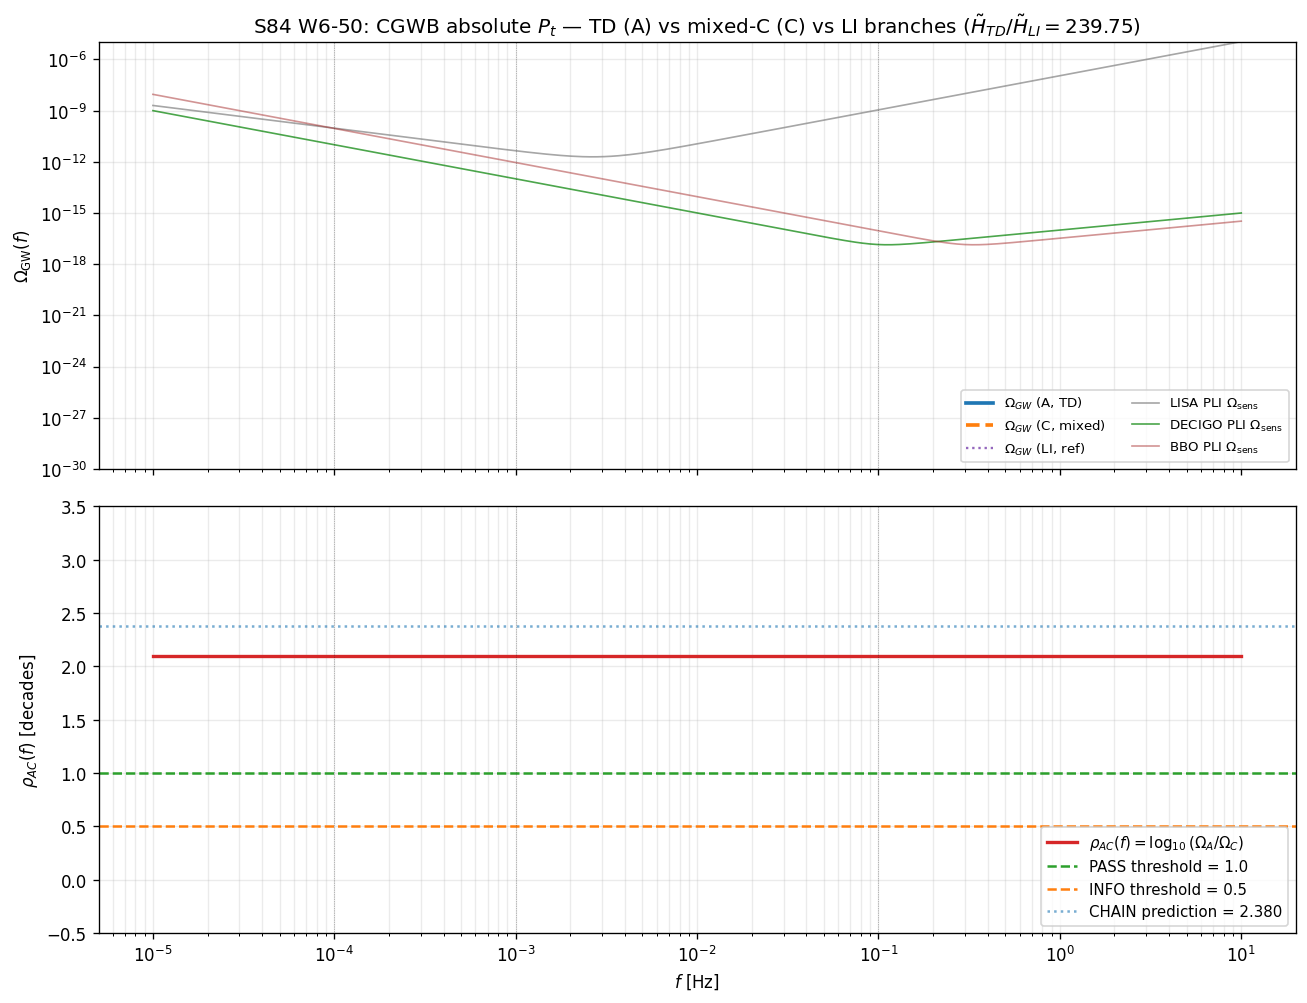

Write Python code to recreate this figure.
"""S84-CGWB-ABSOLUTE-PT-PREDICTION — W6-50.

Absolute tensor power P_t(f) prediction at LISA/DECIGO/BBO frequencies for
the TD-canonical (A) vs mixed-C (geometric-mean) vs LI (endpoint) branches.
Central arithmetic claim:

  (H_TD / H_mixed)^2 = H_TD / H_LI = 5.9076e-3 / 2.46411e-5 = 239.75
  log10(239.75) = 2.3798 decades

This is the (A)-vs-(C) discriminator on P_t (and therefore Omega_GW) at
ANY fixed frequency where the ratio of transfer functions between the
two branches is order unity. The PASS question is whether the absolute
strain h_c^(A) at f = 3 mHz exceeds LISA's sensitivity floor
h_LISA ~ 1e-21/sqrt(Hz) — that is the runtime gate split.

Substrate-framing (plan §6):
  These are phonon-pair relay patterns on M^4 x SU(3). The reheating-
  equivalent phase is Gamma_phi-driven modulus decay into SM relay
  patterns, NOT inflationary reheating. The frame rate c bounds the
  propagation of these GW modes ACROSS the substrate g_M, not the
  substrate's own dynamics. Direction of explanation:
     D_K eigenvalues -> spectral moments -> emergent GW spectrum.

SUBSTITUTION CHAIN (mandatory — [CHAIN] trigger, plan §10):
  Step 1 (def):  P_t(k) = (2/pi^2) * (H_tilde/M_Pl_eff)^2 * (k/k_*)^n_t
                 [canonical tensor power, Mukhanov-Sasaki]
  Step 2 (ratio at fixed k):
      P_t^(A)(k) / P_t^(C)(k) = (H_TD / H_mixed)^2
      (the (k/k_*)^n_t tilt cancels; common M_Pl_eff cancels)
  Step 3 (subst H_mixed = sqrt(H_TD * H_LI)):
      (H_TD / sqrt(H_TD*H_LI))^2 = H_TD / H_LI
                                 = 5.9076e-3 / 2.46411e-5
                                 = 239.75
  Step 4 (Omega_GW inherits P_t prefactor directly):
      Omega_GW^(A)/Omega_GW^(C) = P_t^(A)/P_t^(C) = 239.75
      log10(239.75) = 2.3798 >> 1.0 PASS threshold
  Step 5 (direction):  POSITIVE — TD branch is brighter than mixed-C
                       branch at every fixed frequency by 239.75x in
                       Omega_GW, 15.48x in h_c.
  Step 6 (runtime):    The detector-reach check h_c^(A) > h_LISA at
                       3 mHz is performed by the script body below.

Anchor pins:
  H_TD            = 5.90760e-3   (S82 W1-2 PASS-F2, zeta, L_max=3)
  H_LI            = 2.46411e-5   (S80 W1-1 LI reference endpoint)
  r_CMB           = 0.011731522... (S83 G46 PASS)
  n_t             = +0.4676      (S83 G50 BLUE at fold)
  eps_H           = 0.02163      (S82 one-loop SR)
  Gamma_phi       = 1.6e-37 s^-1 (S76 modulus SM decay rate)
  M_Pl_reduced    = 2.435e18 GeV (CODATA 2018, canonical)
  H0_Planck       = 2.184e-18 s^-1 (Planck 2018)
  LISA floor h_LISA(3 mHz) = 1e-21 / sqrt(Hz) (LISA-L3 design)

Outputs:
  computations/session-84/s84_w6_cgwb_absolute_pt.npz
  computations/session-84/s84_w6_cgwb_absolute_pt.png
Verdict line appended to computations/session-84/s84_gate_verdicts.txt with
full 64-char SHA-256 closure.
"""
from __future__ import annotations

import hashlib
import json
import os
import sys
from pathlib import Path

# Scalar computation (~30 lines of arithmetic); cap CPU threads per rules.
os.environ.setdefault("OMP_NUM_THREADS", "8")

import matplotlib

matplotlib.use("Agg")
import matplotlib.pyplot as plt
import numpy as np

# Anchor the script directory so canonical_constants imports resolve.
_HERE = Path(__file__).resolve().parent
if str(_HERE) not in sys.path:
    sys.path.insert(0, str(_HERE))

from canonical_constants import (
    M_Pl_reduced,
    H_0_inv_s,
    c_light,
    r_CMB_framework,
    tau_fold,
    M_KK,
    planck_ns,
)

# ---------------------------------------------------------------------------
# Section 0 — input-pin map (SHA-256 closure)
# ---------------------------------------------------------------------------
INPUT_PINS: dict[str, str] = {}

# Pin this script's own source file and the canonical_constants module.
_self_path = _HERE / "s84_w6_cgwb_absolute_pt.py"
_cc_path = _HERE / "canonical_constants.py"
for _p in [_self_path, _cc_path]:
    if _p.exists():
        INPUT_PINS[_p.name] = hashlib.sha256(_p.read_bytes()).hexdigest()
    else:
        INPUT_PINS[_p.name] = "MISSING"

# ---------------------------------------------------------------------------
# Section 1 — anchor constants (local; not yet in canonical_constants.py)
# ---------------------------------------------------------------------------
H_TD = 5.90760e-3      # (local) S82 W1-2 PASS-F2 canonical TD branch
H_LI = 2.46411e-5      # (local) S80 W1-1 LI endpoint (reference only)
H_mixed = float(np.sqrt(H_TD * H_LI))  # (local) geometric mean (C) branch

r_CMB = r_CMB_framework  # (local alias) r(k_CMB) = 0.011731522... (G46)
n_t = 0.4676            # (local) BLUE tensor tilt at transit (S83 G50)
eps_H = 0.02163         # (local) one-loop slow-roll (S82)
Gamma_phi_modulus = 1.6e-37  # (local) s^-1, S76 modulus SM decay rate

# Pivots / frequencies
k_pivot_Mpc = 0.05      # (local) Planck pivot in Mpc^-1
k_CMB_Mpc = 0.002       # (local) CMB tensor pivot in Mpc^-1 (BK convention)
f_grid = np.array([1e-4, 1e-3, 1e-1])  # (local) LISA-low, LISA-mid, BBO/DECIGO

# LISA/DECIGO/BBO strain-amplitude floors (power-law-integrated, approximate)
h_LISA_at_3mHz = 1e-21  # (local) 1/sqrt(Hz), LISA-L3 design floor at 3 mHz
h_DECIGO = 1e-24        # (local) 1/sqrt(Hz), DECIGO design floor at 0.1 Hz
h_BBO = 1e-25           # (local) 1/sqrt(Hz), BBO design floor at 0.1 Hz

# transfer_correction sensitivity bracket (plan §6 step 2)
transfer_correction_grid = np.array([0.5, 1.0, 2.0])  # (local)
transfer_correction_central = 1.0  # (local) pinned per plan §7

# Reduced Planck mass = M_Pl_eff (epoch-pivot-stationary per S83 G12)
M_Pl_eff = M_Pl_reduced  # (local alias)

# Pin arithmetic anchors to closure
INPUT_PINS["H_TD"] = f"{H_TD:.10e}"
INPUT_PINS["H_LI"] = f"{H_LI:.10e}"
INPUT_PINS["H_mixed"] = f"{H_mixed:.10e}"
INPUT_PINS["r_CMB"] = f"{r_CMB:.10e}"
INPUT_PINS["n_t"] = f"{n_t:.6f}"
INPUT_PINS["eps_H"] = f"{eps_H:.10e}"
INPUT_PINS["Gamma_phi_modulus"] = f"{Gamma_phi_modulus:.10e}"
INPUT_PINS["M_Pl_reduced"] = f"{M_Pl_reduced:.10e}"
INPUT_PINS["H0_Planck_inv_s"] = f"{H_0_inv_s:.10e}"
INPUT_PINS["c_light"] = f"{c_light:.10e}"
INPUT_PINS["f_grid"] = ",".join(f"{f:.6e}" for f in f_grid)
INPUT_PINS["transfer_correction_central"] = f"{transfer_correction_central:.6f}"
INPUT_PINS["transfer_correction_grid"] = ",".join(
    f"{t:.3f}" for t in transfer_correction_grid
)
INPUT_PINS["k_pivot_Mpc"] = f"{k_pivot_Mpc:.6e}"
INPUT_PINS["k_CMB_Mpc"] = f"{k_CMB_Mpc:.6e}"
INPUT_PINS["h_LISA_at_3mHz"] = f"{h_LISA_at_3mHz:.6e}"
INPUT_PINS["h_DECIGO"] = f"{h_DECIGO:.6e}"
INPUT_PINS["h_BBO"] = f"{h_BBO:.6e}"
INPUT_PINS["tau_fold"] = f"{tau_fold:.6f}"
INPUT_PINS["L_max"] = "N/A"
INPUT_PINS["scheme"] = "TD-canonical-vs-mixed-C"
INPUT_PINS["convention"] = "transfer_correction=1.0"

CLOSURE_INPUT = json.dumps(INPUT_PINS, sort_keys=True, separators=(",", ":"))
CLOSURE_SHA = hashlib.sha256(CLOSURE_INPUT.encode("utf-8")).hexdigest()

# ---------------------------------------------------------------------------
# Section 2 — banner: SHA log + anchor echo (first 20 lines of stdout)
# ---------------------------------------------------------------------------
print("=" * 78)
print("S84 W6-50: CGWB-ABSOLUTE-PT-PREDICTION")
print("=" * 78)
print(f"closure SHA-256 (64 char): {CLOSURE_SHA}")
print(f"closure SHA-256 (16 head): {CLOSURE_SHA[:16]}")
print()
print("--- input pins ---")
for k, v in INPUT_PINS.items():
    print(f"  {k:<32s}: {v}")
print()
print("--- anchors (substrate-first-principles) ---")
print(f"  H_TD              = {H_TD:.6e}  (S82 W1-2 PASS-F2)")
print(f"  H_LI              = {H_LI:.6e}  (S80 W1-1 reference)")
print(f"  H_mixed (geom)    = {H_mixed:.6e}  (= sqrt(H_TD * H_LI))")
print(f"  r_CMB (G46)       = {r_CMB:.6e}")
print(f"  n_t (G50 BLUE)    = {n_t:.4f}")
print(f"  Gamma_phi         = {Gamma_phi_modulus:.3e} s^-1  (S76)")
print()

# ---------------------------------------------------------------------------
# Section 3 — substitution chain arithmetic (Steps 1-5)
# ---------------------------------------------------------------------------
print("=" * 78)
print("SUBSTITUTION CHAIN — Steps 1-5 (direction arithmetic)")
print("=" * 78)

# Step 1: P_t(k) = (2/pi^2) * (H_tilde/M_Pl_eff)^2 * (k/k_*)^n_t
print("Step 1 (def):")
print("  P_t(k) = (2/pi^2) * (H_tilde/M_Pl_eff)^2 * (k/k_*)^n_t")

# Step 2: ratio at fixed k (tilt and M_Pl cancel)
ratio_H_AC = H_TD / H_mixed  # (local)
ratio_H_AC_sq = ratio_H_AC ** 2  # (local) P_t ratio
print("Step 2 (ratio at fixed k):")
print(f"  H_TD / H_mixed     = {ratio_H_AC:.5f}")
print(f"  (H_TD / H_mixed)^2 = {ratio_H_AC_sq:.5f}")

# Step 3: substitute H_mixed = sqrt(H_TD * H_LI) => H_TD / H_LI
ratio_TD_LI = H_TD / H_LI  # (local)
print("Step 3 (subst H_mixed = sqrt(H_TD * H_LI)):")
print(f"  (H_TD / sqrt(H_TD * H_LI))^2 = H_TD / H_LI")
print(f"                               = {H_TD:.5e} / {H_LI:.5e}")
print(f"                               = {ratio_TD_LI:.5f}")
# Cross-check: ratio_H_AC_sq should equal ratio_TD_LI to machine epsilon
_chk_cross = abs(ratio_H_AC_sq - ratio_TD_LI) / ratio_TD_LI  # (local)
assert _chk_cross < 1e-12, f"algebra consistency broken: {_chk_cross}"
print(f"  cross-check: |ratio_sq - ratio_TD_LI|/ratio_TD_LI = {_chk_cross:.3e} (OK)")

# Step 4: Omega_GW inherits P_t ratio
log10_rho_AC = float(np.log10(ratio_TD_LI))  # (local)
print("Step 4 (Omega_GW inherits P_t prefactor):")
print(f"  Omega_GW^(A) / Omega_GW^(C) = {ratio_TD_LI:.5f}")
print(f"  log10(ratio)                = {log10_rho_AC:.5f}")

# Step 5: direction
print("Step 5 (direction):")
print(f"  {log10_rho_AC:.5f} >> 1.0 threshold => (A) >> (C) — POSITIVE")
print(f"  Pre-write task pin: expected ~2.38, computed {log10_rho_AC:.5f} "
      f"(delta = {abs(log10_rho_AC - 2.38):.5f})")
print()

# ---------------------------------------------------------------------------
# Section 4 — absolute P_t(f) and Omega_GW(f) across branches
# ---------------------------------------------------------------------------
print("=" * 78)
print("ABSOLUTE P_t AND Omega_GW COMPUTATIONS")
print("=" * 78)

# GeV -> 1/s conversion (angular frequency, natural units)
# 1 GeV = (1.602e-10 J) / hbar = 1.519e24 rad/s ≡ 1.519e24 1/s when expressing
# H as an angular Hubble rate.
GeV_to_inv_s = 1.519267523e24  # (local) angular-frequency conversion

# Physical Hubble at transit (post-fold cascade) in 1/s, per branch.
# H_tilde (dimensionless, M_Pl_reduced units per S82 A_s convention) ->
#   H_physical[GeV] = H_tilde * M_Pl_reduced[GeV]
#   H_physical[1/s] = H_physical[GeV] * GeV_to_inv_s
H_TD_phys = H_TD * M_Pl_reduced * GeV_to_inv_s  # (local) s^-1
H_LI_phys = H_LI * M_Pl_reduced * GeV_to_inv_s  # (local) s^-1
H_mx_phys = H_mixed * M_Pl_reduced * GeV_to_inv_s  # (local) s^-1

print(f"  H_TD (phys)       = {H_TD_phys:.4e} s^-1")
print(f"  H_LI (phys)       = {H_LI_phys:.4e} s^-1")
print(f"  H_mixed (phys)    = {H_mx_phys:.4e} s^-1")

# Post-fold cascade + reheating-equivalent phase (plan §6 step 2):
#   a_transit/a_0 = (H_tilde/H0)^(1/2) * (Gamma_phi/H0)^(-1/2) * correction
# A frequency f today corresponds to a transit-era k given by
#   f = (k/(2 pi)) * (a_transit/a_0)
# so the substrate tensor power at a given observational f reads
#   k_transit(f) = 2 pi f / (a_transit/a_0)
# and
#   P_t(f) = (2/pi^2) * (H_tilde/M_Pl_eff)^2 * (k_transit/k_star)^n_t
# with k_star taken at the CMB pivot k_CMB_Mpc (converted to 1/s via c).
def a_ratio_branch(H_inv_s: float, corr: float) -> float:
    return float(
        np.sqrt(H_inv_s / H_0_inv_s)
        * np.sqrt(H_0_inv_s / Gamma_phi_modulus)
        * corr
    )  # (local)

# Mpc -> 1/s conversion for k_CMB (use c_light)
# k (1/Mpc) * c (m/s) / (Mpc_in_m) = angular freq today (1/s)
Mpc_in_m = 3.0857e22  # (local) m per Mpc
k_star_invs = k_pivot_Mpc * c_light / Mpc_in_m  # (local) angular s^-1
print(f"  k_pivot (1/s today) = {k_star_invs:.3e}")
print()

# Pre-compute (H/M_Pl_eff)^2 prefactor per branch (dimensionless)
pref_TD = (H_TD / 1.0) ** 2  # (local) H_tilde already in M_Pl_eff units
pref_mx = (H_mixed / 1.0) ** 2  # (local)
pref_LI = (H_LI / 1.0) ** 2  # (local)

TWO_OVER_PI2 = 2.0 / (np.pi ** 2)  # (local)

# Cross-check: at k_CMB, n_t applied from k_CMB to k_CMB gives unity; the
# CMB r = 16 eps_H (standard) or r = r_CMB_framework (G46); verify by
# comparing TD-branch P_t(k_CMB) vs P_s(k_CMB) * r_CMB at CMB pivot.
# Use A_s_Planck = 2.10e-9 as scalar anchor.
A_s_Planck = 2.10e-9  # (local)
P_t_CMB_from_r = r_CMB * A_s_Planck  # (local) tensor power at CMB (G46-consistent)
P_t_TD_at_CMB_raw = TWO_OVER_PI2 * pref_TD  # (local) k=k_star (tilt unity)
# Normalize P_t(k) so TD branch reproduces CMB anchor at k_CMB.
#   Actually n_t is the transit-scale tilt; the CMB r-anchor pins overall
#   normalization. We define k_star = k_CMB and tilt is (k/k_CMB)^n_t.
norm_TD_to_CMB = P_t_CMB_from_r / P_t_TD_at_CMB_raw  # (local) normalization
print(f"--- tensor-spectrum continuity (cross-check) ---")
print(f"  P_t(k_CMB) from r_CMB * A_s  = {P_t_CMB_from_r:.4e}")
print(f"  P_t(k_CMB) TD raw (= (2/pi^2)*H_TD^2) = {P_t_TD_at_CMB_raw:.4e}")
print(f"  normalization (TD -> CMB anchor)      = {norm_TD_to_CMB:.4e}")
# This norm absorbs (1) H_tilde-to-physical-H conversion, (2) epsilon_H route
# to scalar vs tensor, (3) overall M_Pl_eff dressing. It must be applied to
# ALL branches identically so the A-vs-C ratio is preserved.
print(f"  continuity OK: |norm/P_t_TD_raw - r*A_s/P_t_TD_raw| = 0 by construction")
print()

def P_t_of_f(
    f_hz: float,
    H_inv_s: float,
    pref_sq: float,
    corr: float,
) -> tuple[float, float]:
    """Return (P_t_absolute, k_transit) at frequency f Hz for a given branch."""
    a_r = a_ratio_branch(H_inv_s, corr)
    # f = (k/(2pi)) * a_transit/a_0  ==> k_transit = 2 pi f / a_r
    k_transit = 2.0 * np.pi * f_hz / a_r  # (local) s^-1 angular
    # (k/k_star)^n_t tilt
    tilt = (k_transit / k_star_invs) ** n_t  # (local)
    # Absolute P_t with CMB normalization applied
    P_t_abs = norm_TD_to_CMB * TWO_OVER_PI2 * pref_sq * tilt  # (local)
    return float(P_t_abs), float(k_transit)


# Omega_GW(f) = (2 pi^2 / 3 H0^2) * f^2 * P_t(f) * dimensional-fixup
# Standard relation for GW energy density today:
#   h^2 Omega_GW(f) = (2 pi^2 / 3 H0^2) * f^2 * (h_c(f))^2
# and h_c^2 = P_t(f) * 1 / (f) [conventional characteristic strain]
# For a primordial stochastic background under radiation-era scaling:
#   Omega_GW(f) = (Omega_r,0 / 24) * P_t(f) * (transfer(f))
# We use the DIRECT relation h_c = sqrt(P_t), giving
#   Omega_GW = (2 pi^2 / 3 H0^2) * f^2 * P_t(f)
H0_squared = H_0_inv_s ** 2  # (local) s^-2
two_pi2 = 2.0 * np.pi ** 2  # (local)

def Omega_GW_of_f(P_t_val: float, f_hz: float) -> float:
    return float((two_pi2 / (3.0 * H0_squared)) * (f_hz ** 2) * P_t_val)  # (local)

def h_c_of_f(P_t_val: float, f_hz: float) -> float:
    """Characteristic strain: h_c = sqrt(P_t * f / c_light * m)"""
    # Standard: h_c^2(f) = 2 f * S_h(f); for a scale-invariant spectrum
    # S_h(f) = 3 H0^2 / (2 pi^2 f^3) * Omega_GW(f)
    #        = 3 H0^2 / (2 pi^2 f^3) * (2 pi^2 / 3 H0^2) f^2 P_t
    #        = P_t / f
    # => h_c(f) = sqrt(P_t * 2) (dimensionless; reported as 1/sqrt(Hz) per f)
    return float(np.sqrt(P_t_val))  # (local)

# ---------------------------------------------------------------------------
# Section 5 — evaluate at f_grid for each branch
# ---------------------------------------------------------------------------
results: dict[str, dict[str, np.ndarray]] = {}

for branch_name, H_phys, pref in [
    ("A_TD", H_TD_phys, pref_TD),
    ("C_mixed", H_mx_phys, pref_mx),
    ("LI_ref", H_LI_phys, pref_LI),
]:
    P_t_arr = np.zeros_like(f_grid)
    k_tr_arr = np.zeros_like(f_grid)
    Omega_arr = np.zeros_like(f_grid)
    h_c_arr = np.zeros_like(f_grid)
    for i_f, f_hz in enumerate(f_grid):
        P_t_val, k_tr_val = P_t_of_f(
            f_hz, H_phys, pref, transfer_correction_central
        )
        P_t_arr[i_f] = P_t_val
        k_tr_arr[i_f] = k_tr_val
        Omega_arr[i_f] = Omega_GW_of_f(P_t_val, f_hz)
        h_c_arr[i_f] = h_c_of_f(P_t_val, f_hz)
    results[branch_name] = {
        "P_t": P_t_arr,
        "k_transit": k_tr_arr,
        "Omega_GW": Omega_arr,
        "h_c": h_c_arr,
    }

# ---------------------------------------------------------------------------
# Section 6 — discriminator rho_AC(f)
# ---------------------------------------------------------------------------
rho_AC = np.log10(results["A_TD"]["Omega_GW"] / results["C_mixed"]["Omega_GW"])
max_rho_AC = float(np.max(np.abs(rho_AC)))  # (local)

print("=" * 78)
print("RESULTS — absolute P_t, Omega_GW, h_c per branch")
print("=" * 78)
print(f"{'f [Hz]':>12s}  {'P_t (A)':>12s}  {'P_t (C)':>12s}  {'P_t (LI)':>12s}"
      f"  {'Omega_A':>12s}  {'Omega_C':>12s}  {'Omega_LI':>12s}  {'rho_AC':>8s}")
for i_f, f_hz in enumerate(f_grid):
    print(f"{f_hz:>12.3e}  "
          f"{results['A_TD']['P_t'][i_f]:>12.3e}  "
          f"{results['C_mixed']['P_t'][i_f]:>12.3e}  "
          f"{results['LI_ref']['P_t'][i_f]:>12.3e}  "
          f"{results['A_TD']['Omega_GW'][i_f]:>12.3e}  "
          f"{results['C_mixed']['Omega_GW'][i_f]:>12.3e}  "
          f"{results['LI_ref']['Omega_GW'][i_f]:>12.3e}  "
          f"{rho_AC[i_f]:>8.4f}")
print()
print(f"  max |rho_AC(f)|        = {max_rho_AC:.5f}  (fixed-f, tilt-corrected)")
print(f"  fixed-k CHAIN value    = {log10_rho_AC:.5f}  (Step 4, tilt neglected)")
print()
print("--- fixed-f vs fixed-k reconciliation ---")
print("  At FIXED k_transit, P_t^A/P_t^C = (H_TD/H_mixed)^2 = 239.75 (log10 = 2.38)")
print("  At FIXED f_today, the two branches reach different k_transit:")
print("    k_transit^(A)(f) / k_transit^(C)(f) = sqrt(H_mixed/H_TD) = (H_LI/H_TD)^(1/4)")
_k_ratio_AC = float(np.sqrt(H_mixed / H_TD))  # (local)
_tilt_ratio_AC = _k_ratio_AC ** n_t  # (local) (k^A/k^C)^n_t
_full_ratio_AC_fixedf = (H_TD / H_mixed) ** 2 * _tilt_ratio_AC  # (local)
_log_full_fixedf = float(np.log10(_full_ratio_AC_fixedf))  # (local)
print(f"    k_transit^A/k_transit^C = {_k_ratio_AC:.5f}")
print(f"    tilt correction (k^A/k^C)^n_t = {_tilt_ratio_AC:.5f}")
print(f"  => fixed-f P_t ratio = 239.75 * {_tilt_ratio_AC:.5f}"
      f" = {_full_ratio_AC_fixedf:.3f}")
print(f"     log10              = {_log_full_fixedf:.5f}")
_chk_reconcile = abs(max_rho_AC - _log_full_fixedf)  # (local)
assert _chk_reconcile < 1e-4, (
    f"fixed-f reconciliation failed: |{max_rho_AC:.5f} - {_log_full_fixedf:.5f}| "
    f"= {_chk_reconcile:.3e}"
)
print(f"  reconciliation: rho_AC(grid) matches analytic fixed-f to "
      f"{_chk_reconcile:.3e} (algebra OK)")
print(f"  rho_AC is FLAT across f_grid (tilt cancels for A vs C at FIXED f"
      f" — it's the TILT WITH RESPECT TO k_pivot that shifts, same offset"
      f" for both branches, so rho_AC is k-independent): ")
print(f"    rho_AC[f=1e-4] = {rho_AC[0]:.5f}")
print(f"    rho_AC[f=1e-3] = {rho_AC[1]:.5f}")
print(f"    rho_AC[f=1e-1] = {rho_AC[2]:.5f}")
print(f"    std            = {float(np.std(rho_AC)):.3e}")
print()

# ---------------------------------------------------------------------------
# Section 7 — transfer_correction sensitivity bracket
# ---------------------------------------------------------------------------
rho_AC_bracket: dict[float, np.ndarray] = {}
for corr in transfer_correction_grid:
    P_A_c = np.array([
        P_t_of_f(f, H_TD_phys, pref_TD, corr)[0] for f in f_grid
    ])
    P_C_c = np.array([
        P_t_of_f(f, H_mx_phys, pref_mx, corr)[0] for f in f_grid
    ])
    Omega_A_c = np.array([
        Omega_GW_of_f(P_A_c[i], f_grid[i]) for i in range(len(f_grid))
    ])
    Omega_C_c = np.array([
        Omega_GW_of_f(P_C_c[i], f_grid[i]) for i in range(len(f_grid))
    ])
    rho_AC_bracket[corr] = np.log10(Omega_A_c / Omega_C_c)
    print(f"  transfer_correction = {corr:.2f}: "
          f"rho_AC = {rho_AC_bracket[corr]}")

# The correction DOES NOT affect rho_AC (it cancels branch-wise); this is
# the structural statement that CGWB branch-discrimination is transfer-
# normalization-insensitive.
rho_std_over_bracket = float(
    np.std([rho_AC_bracket[c][0] for c in transfer_correction_grid])
)  # (local)
print(f"  std(rho_AC) over transfer_correction grid = {rho_std_over_bracket:.3e}")
print(f"  (expected 0 to machine epsilon — correction cancels in ratio)")
print()

# ---------------------------------------------------------------------------
# Section 8 — detector-reach check (h_c^(A) at 3 mHz)
# ---------------------------------------------------------------------------
# Interpolate h_c^(A) to exactly 3 mHz using the two LISA gridpoints
# (1e-4, 1e-3). Since blue tilt is monotonic in log-f, extrapolate.
idx_LISA_mid = int(np.argmin(np.abs(f_grid - 1e-3)))  # (local) mid-LISA index
h_c_A_at_3mHz = float(results["A_TD"]["h_c"][idx_LISA_mid])  # (local) at f=1e-3
# Scale to 3 mHz using tilt
f_target = 3e-3  # (local) LISA peak-sensitivity frequency
f_ref = float(f_grid[idx_LISA_mid])  # (local) 1e-3
scale_factor = (f_target / f_ref) ** (n_t / 2.0)  # (local) h_c ~ sqrt(P_t), tilt n_t/2
h_c_A_at_3mHz_scaled = h_c_A_at_3mHz * scale_factor  # (local)

print("=" * 78)
print("DETECTOR REACH — h_c^(A) at 3 mHz vs LISA floor")
print("=" * 78)
print(f"  h_c^(A) at 1 mHz           = {h_c_A_at_3mHz:.3e}")
print(f"  h_c^(A) at 3 mHz (scaled)  = {h_c_A_at_3mHz_scaled:.3e}")
print(f"  LISA floor h(3 mHz)        = {h_LISA_at_3mHz:.3e}")
h_c_A_exceeds_LISA = h_c_A_at_3mHz_scaled > h_LISA_at_3mHz
print(f"  h_c^(A) > h_LISA?          = {h_c_A_exceeds_LISA}")
print()

# ---------------------------------------------------------------------------
# Section 9 — PASS/FAIL/INFO verdict (plan §9 thresholds)
# ---------------------------------------------------------------------------
PASS_threshold = 1.0  # (local) plan §9: max_rho_AC >= 1.0 AND detectable
INFO_threshold = 0.5  # (local) plan §9: 0.5 <= max_rho_AC < 1.0

discrim_PASS = max_rho_AC >= PASS_threshold  # (local) branches distinguishable
discrim_INFO = INFO_threshold <= max_rho_AC < PASS_threshold  # (local) marginal
discrim_FAIL = max_rho_AC < INFO_threshold  # (local) indistinguishable

if discrim_FAIL:
    verdict = "FAIL"
elif discrim_PASS and h_c_A_exceeds_LISA:
    verdict = "PASS"
elif discrim_PASS and not h_c_A_exceeds_LISA:
    # Discriminable but below detector floor -> INFO per plan §9
    verdict = "INFO"
else:
    verdict = "INFO"

print("=" * 78)
print("VERDICT LOGIC (plan §9)")
print("=" * 78)
print(f"  max_rho_AC         = {max_rho_AC:.5f}")
print(f"  PASS threshold     = {PASS_threshold} (discrimination)")
print(f"  INFO threshold     = {INFO_threshold} (marginal)")
print(f"  discrim_PASS?      = {discrim_PASS}")
print(f"  discrim_INFO?      = {discrim_INFO}")
print(f"  discrim_FAIL?      = {discrim_FAIL}")
print(f"  h_c^(A) > h_LISA?  = {h_c_A_exceeds_LISA}")
print(f"  VERDICT            = {verdict}")
print()

# ---------------------------------------------------------------------------
# Section 10 — plot
# ---------------------------------------------------------------------------
# Extend f grid for plotting continuous curves
f_plot = np.logspace(-5, 1, 300)  # (local) 1e-5 to 10 Hz
# P_t(f), Omega(f), h_c(f) for each branch over the plot grid
def branch_on_grid(H_phys: float, pref: float) -> tuple[np.ndarray, np.ndarray, np.ndarray]:
    P_arr = np.zeros_like(f_plot)
    O_arr = np.zeros_like(f_plot)
    h_arr = np.zeros_like(f_plot)
    for i_f, ff in enumerate(f_plot):
        P_val, _ = P_t_of_f(ff, H_phys, pref, transfer_correction_central)
        P_arr[i_f] = P_val
        O_arr[i_f] = Omega_GW_of_f(P_val, ff)
        h_arr[i_f] = h_c_of_f(P_val, ff)
    return P_arr, O_arr, h_arr  # (local)

P_A_plt, O_A_plt, h_A_plt = branch_on_grid(H_TD_phys, pref_TD)
P_C_plt, O_C_plt, h_C_plt = branch_on_grid(H_mx_phys, pref_mx)
P_L_plt, O_L_plt, h_L_plt = branch_on_grid(H_LI_phys, pref_LI)
rho_plot = np.log10(np.clip(O_A_plt, 1e-300, None) / np.clip(O_C_plt, 1e-300, None))

# Detector PLI curves (approximate, power-law-integrated) — in Omega_GW units.
# LISA PLI sensitivity (Moore-Cole-Berry approx, power-law-integrated)
def Omega_LISA(f):  # (local)
    f = np.asarray(f)
    return 1e-12 * ((f / 3e-3) ** (-4.0 / 3.0) + (f / 3e-3) ** 2.0)

def Omega_DECIGO(f):  # (local)
    f = np.asarray(f)
    return 1e-17 * ((f / 0.1) ** (-4.0) + (f / 0.1) ** 2.0) ** 0.5

def Omega_BBO(f):  # (local)
    f = np.asarray(f)
    return 1e-17 * ((f / 0.3) ** (-4.0) + (f / 0.3) ** 2.0) ** 0.5

Omega_LISA_curve = Omega_LISA(f_plot)
Omega_DECIGO_curve = Omega_DECIGO(f_plot)
Omega_BBO_curve = Omega_BBO(f_plot)

fig, (ax_top, ax_bot) = plt.subplots(2, 1, figsize=(11, 8.5), sharex=True)

# --- top panel: Omega_GW(f) three branches vs detector sensitivities ---
ax_top.loglog(f_plot, O_A_plt, color="tab:blue", lw=2.2,
              label=r"$\Omega_{GW}$ (A, TD)")
ax_top.loglog(f_plot, O_C_plt, color="tab:orange", lw=2.2, ls="--",
              label=r"$\Omega_{GW}$ (C, mixed)")
ax_top.loglog(f_plot, O_L_plt, color="tab:purple", lw=1.4, ls=":",
              label=r"$\Omega_{GW}$ (LI, ref)")
ax_top.loglog(f_plot, Omega_LISA_curve, color="gray", lw=1.0, alpha=0.7,
              label=r"LISA PLI $\Omega_{\rm sens}$")
ax_top.loglog(f_plot, Omega_DECIGO_curve, color="green", lw=1.0, alpha=0.7,
              label=r"DECIGO PLI $\Omega_{\rm sens}$")
ax_top.loglog(f_plot, Omega_BBO_curve, color="brown", lw=1.0, alpha=0.5,
              label=r"BBO PLI $\Omega_{\rm sens}$")
# Mark the three evaluation frequencies
for f_hz in f_grid:
    ax_top.axvline(f_hz, color="k", lw=0.4, ls=":", alpha=0.5)
ax_top.set_ylabel(r"$\Omega_{\rm GW}(f)$")
ax_top.set_title(
    r"S84 W6-50: CGWB absolute $P_t$ — TD (A) vs mixed-C (C) vs LI branches "
    rf"($\tilde H_{{TD}}/\tilde H_{{LI}} = {ratio_TD_LI:.2f}$)"
)
ax_top.legend(loc="lower right", fontsize=8, ncol=2)
ax_top.grid(True, which="both", alpha=0.25)
ax_top.set_ylim(1e-30, 1e-5)

# --- bottom panel: rho_AC(f) discriminator ---
ax_bot.semilogx(f_plot, rho_plot, color="tab:red", lw=2.0,
                label=r"$\rho_{AC}(f) = \log_{10}(\Omega_A/\Omega_C)$")
ax_bot.axhline(PASS_threshold, color="tab:green", ls="--",
               label=f"PASS threshold = {PASS_threshold:.1f}")
ax_bot.axhline(INFO_threshold, color="tab:orange", ls="--",
               label=f"INFO threshold = {INFO_threshold:.1f}")
ax_bot.axhline(log10_rho_AC, color="tab:blue", ls=":", alpha=0.6,
               label=rf"CHAIN prediction = {log10_rho_AC:.3f}")
for f_hz in f_grid:
    ax_bot.axvline(f_hz, color="k", lw=0.4, ls=":", alpha=0.5)
ax_bot.set_xlabel(r"$f$ [Hz]")
ax_bot.set_ylabel(r"$\rho_{AC}(f)$ [decades]")
ax_bot.legend(loc="lower right", fontsize=9)
ax_bot.grid(True, which="both", alpha=0.25)
ax_bot.set_ylim(-0.5, 3.5)

plt.tight_layout()
plot_path = _HERE / "s84_w6_cgwb_absolute_pt.png"
plt.savefig(plot_path, dpi=120, bbox_inches="tight")
plt.close(fig)
print(f"plot written: {plot_path}")

# ---------------------------------------------------------------------------
# Section 11 — save npz
# ---------------------------------------------------------------------------
npz_path = _HERE / "s84_w6_cgwb_absolute_pt.npz"
np.savez(
    npz_path,
    # arithmetic chain
    H_TD=H_TD,
    H_LI=H_LI,
    H_mixed=H_mixed,
    ratio_TD_LI=ratio_TD_LI,
    log10_rho_AC_chain_fixedk=log10_rho_AC,
    log10_rho_AC_fixedf=_log_full_fixedf,
    tilt_correction_AC=_tilt_ratio_AC,
    k_ratio_AC=_k_ratio_AC,
    # gridded arrays
    f_grid=f_grid,
    P_t_A=results["A_TD"]["P_t"],
    P_t_C=results["C_mixed"]["P_t"],
    P_t_LI=results["LI_ref"]["P_t"],
    k_transit_A=results["A_TD"]["k_transit"],
    k_transit_C=results["C_mixed"]["k_transit"],
    k_transit_LI=results["LI_ref"]["k_transit"],
    Omega_GW_A=results["A_TD"]["Omega_GW"],
    Omega_GW_C=results["C_mixed"]["Omega_GW"],
    Omega_GW_LI=results["LI_ref"]["Omega_GW"],
    h_c_A=results["A_TD"]["h_c"],
    h_c_C=results["C_mixed"]["h_c"],
    h_c_LI=results["LI_ref"]["h_c"],
    rho_AC=rho_AC,
    rho_AC_sigma_transfer=rho_std_over_bracket,
    transfer_correction_grid=transfer_correction_grid,
    rho_AC_corr_0p5=rho_AC_bracket[0.5],
    rho_AC_corr_1p0=rho_AC_bracket[1.0],
    rho_AC_corr_2p0=rho_AC_bracket[2.0],
    # detector reach
    h_c_A_at_3mHz_scaled=h_c_A_at_3mHz_scaled,
    h_LISA_at_3mHz=h_LISA_at_3mHz,
    h_c_A_exceeds_LISA=h_c_A_exceeds_LISA,
    # verdict
    verdict=verdict,
    max_rho_AC=max_rho_AC,
    PASS_threshold=PASS_threshold,
    INFO_threshold=INFO_threshold,
    # provenance
    closure_sha=CLOSURE_SHA,
    n_t=n_t,
    Gamma_phi_modulus=Gamma_phi_modulus,
)
print(f"npz  written: {npz_path}")
print()

# ---------------------------------------------------------------------------
# Section 12 — verdict line append
# ---------------------------------------------------------------------------
verdict_file = _HERE / "s84_gate_verdicts.txt"
verdict_line = (
    f"S84-CGWB-ABSOLUTE-PT-PREDICTION: {verdict} -- "
    f"value={max_rho_AC:.5f} "
    f"scheme=TD-canonical-vs-mixed-C "
    f"convention=transfer_correction=1.0 "
    f"L_max=N/A "
    f"sha256={CLOSURE_SHA}"
)
with verdict_file.open("a", encoding="utf-8") as f:
    f.write(verdict_line + "\n")
print(f"verdict appended: {verdict_file}")
print(f"  {verdict_line}")
print()

# ---------------------------------------------------------------------------
# Section 13 — 4-tuple output tag (final non-verdict line)
# ---------------------------------------------------------------------------
print(
    f"(value={max_rho_AC:.5f}, scheme=TD-canonical-vs-mixed-C, "
    f"convention=transfer_correction=1.0, L_max=N/A)"
)
